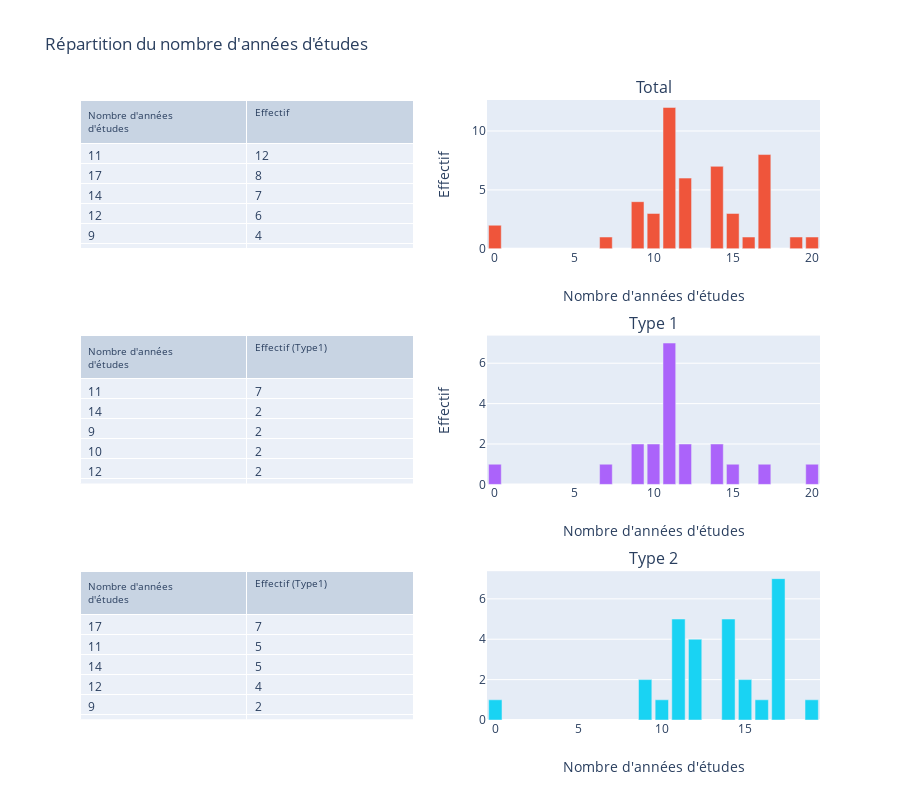

Write notebook code for a chart like this one.
### Code cell
fig.add_trace(
    go.Table(
    header=dict(values=["Nombre d'années<br>d'études", "Effectif"],
                font=dict(size=10),
                align='left'),
    cells=dict(values=[study_df[k].tolist() for k in study_df.columns[0:]], align = "left"))
, row=1, col=1)

fig.add_trace(
    go.Bar(x=study_df["Nombre d'années d'études"], y=study_df["Effectif"])
, row=1, col=2)


fig.add_trace(
    go.Table(
    header=dict(values=["Nombre d'années<br>d'études", "Effectif (Type1)"],
                font=dict(size=10),
                align='left'),
    cells=dict(values=[study_df1[k].tolist() for k in study_df1.columns[0:]], align = "left"))
, row=2, col=1)

fig.add_trace(
    go.Bar(x=study_df1["Nombre d'années d'études"], y=study_df1["Effectif"])
, row=2, col=2)

fig.add_trace(
    go.Table(
    header=dict(values=["Nombre d'années<br>d'études", "Effectif (Type1)"],
                font=dict(size=10),
                align='left'),
    cells=dict(values=[study_df2[k].tolist() for k in study_df2.columns[0:]], align = "left"))
, row=3, col=1)

fig.add_trace(
    go.Bar(x=study_df2["Nombre d'années d'études"], y=study_df2["Effectif"])
, row=3, col=2)


fig.update_xaxes(title_text="Nombre d'années d'études", row=1, col=2)
fig.update_yaxes(title_text="Effectif", row=1, col=2)
fig.update_xaxes(title_text="Nombre d'années d'études", row=2, col=2)
fig.update_yaxes(title_text="Effectif", row=2, col=2)
fig.update_xaxes(title_text="Nombre d'années d'études", row=3, col=2)
fig.update_yaxes(title_text="Effectif", row=2, col=2)

fig.update_layout(
    height=800,
    showlegend=False,
    title_text="Répartition du nombre d'années d'études",
)

### Figure 1 — Plotly figure (JSON) as saved in the notebook; plotly's stock layout.template omitted (floating-point values rounded to 4 significant figures)
{"data": [{"cells": {"align": "left", "values": [[11, 17, 14, 12, 9, 15, 10, 0, 16, 20, 7, 19], [12, 8, 7, 6, 4, 3, 3, 2, 1, 1, 1, 1]]}, "domain": {"x": [0, 0.45], "y": [0.76, 1]}, "header": {"align": "left", "font": {"size": 10}, "values": ["Nombre d'années<br>d'études", "Effectif"]}, "type": "table"}, {"type": "bar", "x": [11, 17, 14, 12, 9, 15, 10, 0, 16, 20, 7, 19], "xaxis": "x", "y": [12, 8, 7, 6, 4, 3, 3, 2, 1, 1, 1, 1], "yaxis": "y"}, {"cells": {"align": "left", "values": [[11, 14, 9, 10, 12, 0, 20, 7, 15, 17], [7, 2, 2, 2, 2, 1, 1, 1, 1, 1]]}, "domain": {"x": [0, 0.45], "y": [0.38, 0.62]}, "header": {"align": "left", "font": {"size": 10}, "values": ["Nombre d'années<br>d'études", "Effectif (Type1)"]}, "type": "table"}, {"type": "bar", "x": [11, 14, 9, 10, 12, 0, 20, 7, 15, 17], "xaxis": "x2", "y": [7, 2, 2, 2, 2, 1, 1, 1, 1, 1], "yaxis": "y2"}, {"cells": {"align": "left", "values": [[17, 11, 14, 12, 9, 15, 16, 0, 10, 19], [7, 5, 5, 4, 2, 2, 1, 1, 1, 1]]}, "domain": {"x": [0, 0.45], "y": [0, 0.24]}, "header": {"align": "left", "font": {"size": 10}, "values": ["Nombre d'années<br>d'études", "Effectif (Type1)"]}, "type": "table"}, {"type": "bar", "x": [17, 11, 14, 12, 9, 15, 16, 0, 10, 19], "xaxis": "x3", "y": [7, 5, 5, 4, 2, 2, 1, 1, 1, 1], "yaxis": "y3"}], "layout": {"annotations": [{"font": {"size": 16}, "showarrow": false, "text": "Total", "x": 0.775, "xanchor": "center", "xref": "paper", "y": 1, "yanchor": "bottom", "yref": "paper"}, {"font": {"size": 16}, "showarrow": false, "text": "Type 1", "x": 0.775, "xanchor": "center", "xref": "paper", "y": 0.62, "yanchor": "bottom", "yref": "paper"}, {"font": {"size": 16}, "showarrow": false, "text": "Type 2", "x": 0.775, "xanchor": "center", "xref": "paper", "y": 0.24, "yanchor": "bottom", "yref": "paper"}], "height": 800, "showlegend": false, "title": {"text": "Répartition du nombre d'années d'études"}, "xaxis": {"anchor": "y", "domain": [0.55, 1], "title": {"text": "Nombre d'années d'études"}}, "xaxis2": {"anchor": "y2", "domain": [0.55, 1], "title": {"text": "Nombre d'années d'études"}}, "xaxis3": {"anchor": "y3", "domain": [0.55, 1], "title": {"text": "Nombre d'années d'études"}}, "yaxis": {"anchor": "x", "domain": [0.76, 1], "title": {"text": "Effectif"}}, "yaxis2": {"anchor": "x2", "domain": [0.38, 0.62], "title": {"text": "Effectif"}}, "yaxis3": {"anchor": "x3", "domain": [0, 0.24]}}}
